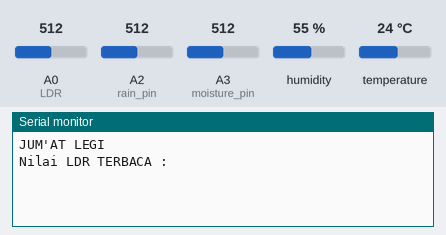
Recording of a sketch running on a simulated Arduino Uno, built with avr-gcc and run on an emulated ATmega328P. On the bench: the last lines printed to the serial monitor. The test bench sets the inputs (shaded band); at power-on: A0 (LDR) = 512, A2 (rain_pin) = 512, A3 (moisture_pin) = 512, humidity 55 %, temperature 24 °C.

Above: at 6.2 s.
6.3 s: A0 (LDR) set to 108
At 7.5 s:
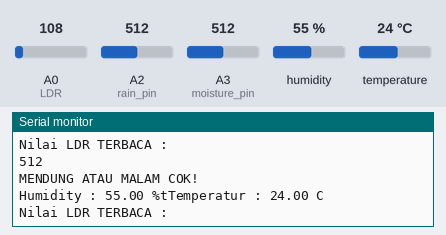
9.0 s: A0 (LDR) set to 92
At 11.9 s:
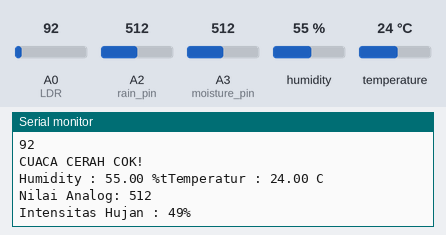
Timing chart, 0 to 13.4 s (numbered marks = the images above; inputs shaded):
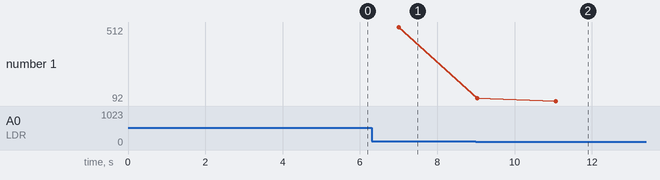

Measured:
- the behaviour switches between 100 and 99 on A0 (LDR) (found by bisection; images 1 and 2)
- after the input at 9.0 s, the serial monitor: prints a new line after 2.1 s (image 2)
- plotted number 1: 512 → 92 after the input at 9.0 s

The sketch:

bismillah_laahaula.ino
```cpp
byte LDR = A0;  //cahaya
int nilai;  //cahaya
#include "DHT.h"  //suhu->
#define DHTPIN A1
#define DHTTYPE DHT11 //menggunakan hardware sensor DHT11
DHT dht(DHTPIN, DHTTYPE); //suhu<-
int rain_pin = A2;  //rain->
int output_value; //rain<-
int moisture_pin = A3;  //moisture->
int output_moisture ;

void setup(){
  Serial.begin(9600);
  Serial.println("JUM'AT LEGI");
  delay(5000);
  dht.begin();  //suhu
}

void loop(){
  nilai = analogRead (LDR);
  Serial.println("Nilai LDR TERBACA : ");
  delay(2000);
  Serial.println (nilai); //cahaya->
  if (nilai <100){
    Serial.println("CUACA CERAH COK!"); //cahaya<-
    float humidity = dht.readHumidity();  //suhu->
    float celcius = dht.readTemperature();
      if (isnan(humidity) || isnan(celcius)) {
         Serial.println("SENSOR SUHU RUSAK COK!"); //kemungkinan ada yang rusak
         return;
      }else{
        Serial.print("Humidity : ");  //kelembaban
        Serial.print(humidity);
        Serial.print(" %t");
        Serial.print("Temperatur : ");
        Serial.print(celcius);
        Serial.println(" C");
        output_value = analogRead(rain_pin);  //hujan->
        Serial.print("Nilai Analog: ");
        Serial.println(output_value);
        int output_value2 = map(output_value,1023,0,0,100);
        Serial.print("Intensitas Hujan : ");
        Serial.print(output_value2);
        Serial.println("%");
        delay(2000);
          if(output_value <= 500){
            Serial.println("ATAP TUTUP COK!");
            delay(5000);
          }else{
            /*Serial.println("ATAP BUKA COK!");
            delay(2000);*/
            output_moisture = analogRead(moisture_pin);  //moisture->
            Serial.print("Nilai Analog: ");
            Serial.println(output_moisture);
            int output_moisture2 = map(output_moisture,1023,0,0,100);
            Serial.print("Presentase Kelembapan Objek : ");
            Serial.print(output_moisture2);
            Serial.println("%");
            delay(2000);
            if(output_value <= 500){
                Serial.println("ATAP TUTUP COK!");
                delay(5000);
            }else{
                Serial.println("ATAP BUKA COK!");
                delay(2000);
          }//moisture<-
          }//hujan<-
        }//suhu<-
  }else{//cahaya->
    Serial.println("MENDUNG ATAU MALAM COK!"); //cahaya<-
   float humidity = dht.readHumidity();  //suhu->
    float celcius = dht.readTemperature();
      if (isnan(humidity) || isnan(celcius)) {
         Serial.println("SENSOR SUHU RUSAK COK!"); //kemungkinan ada yang rusak
         return;
      }else{
        Serial.print("Humidity : ");  //kelembaban
        Serial.print(humidity);
        Serial.print(" %t");
        Serial.print("Temperatur : ");
        Serial.print(celcius);
        Serial.println(" C");
        }
      }//suhu<-
  }//cahaya<-
```
